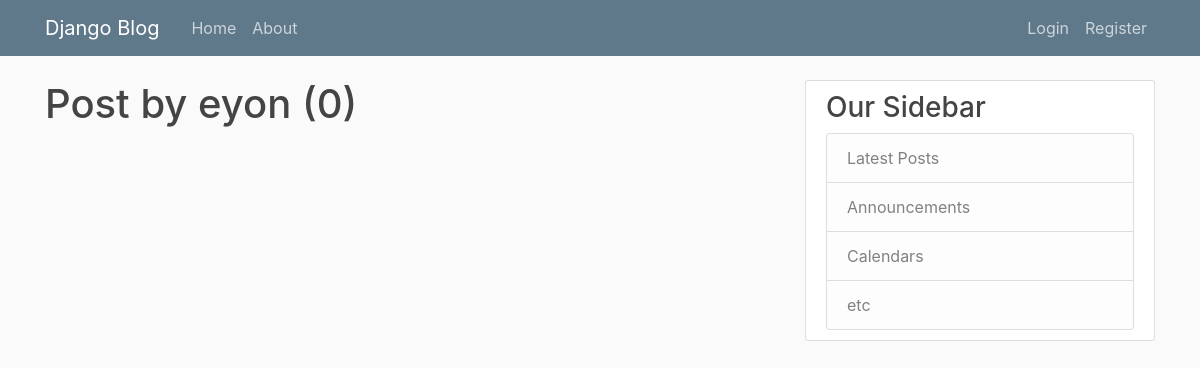
The page /user/eyon on the database as committed earlier.
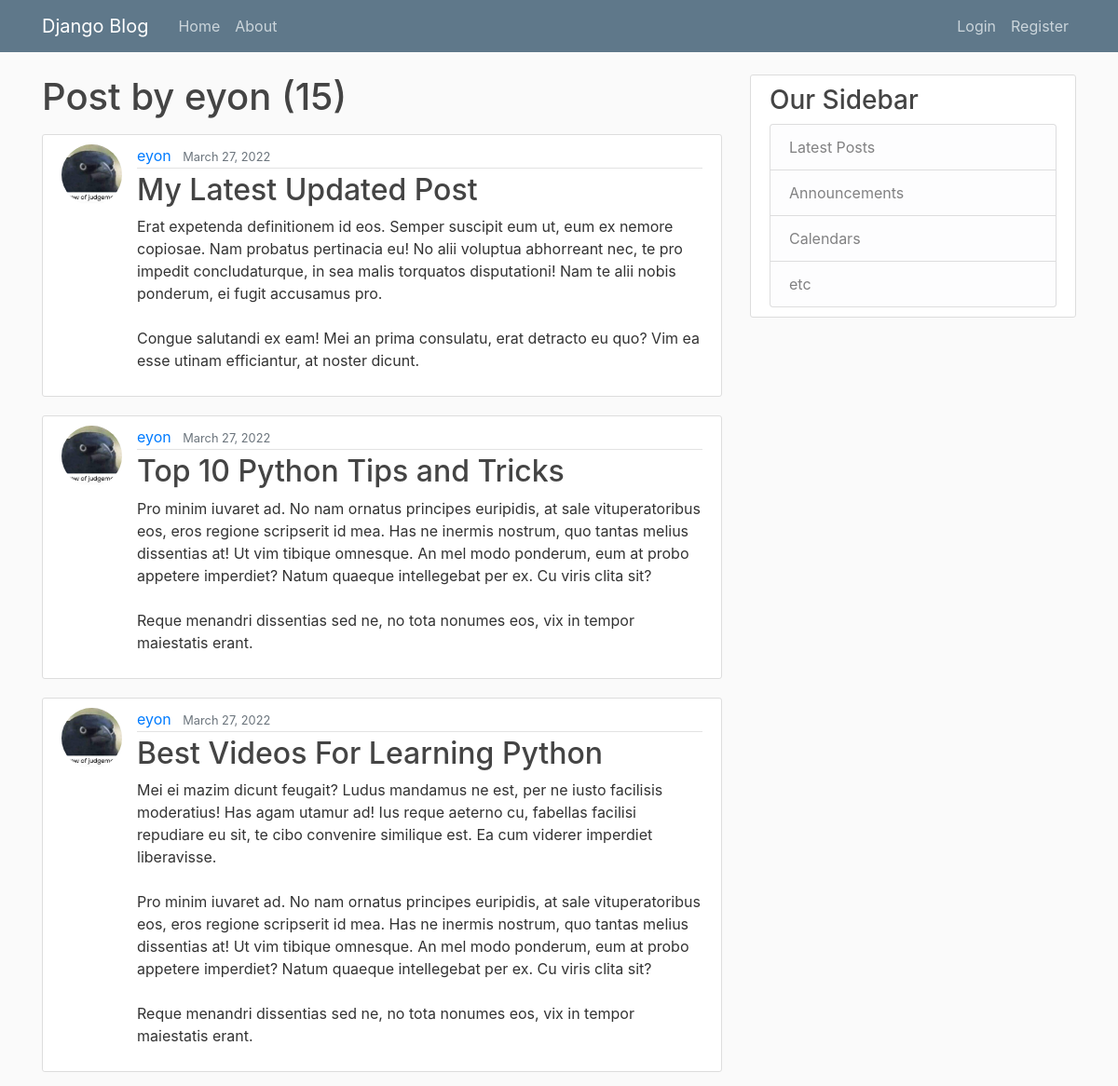
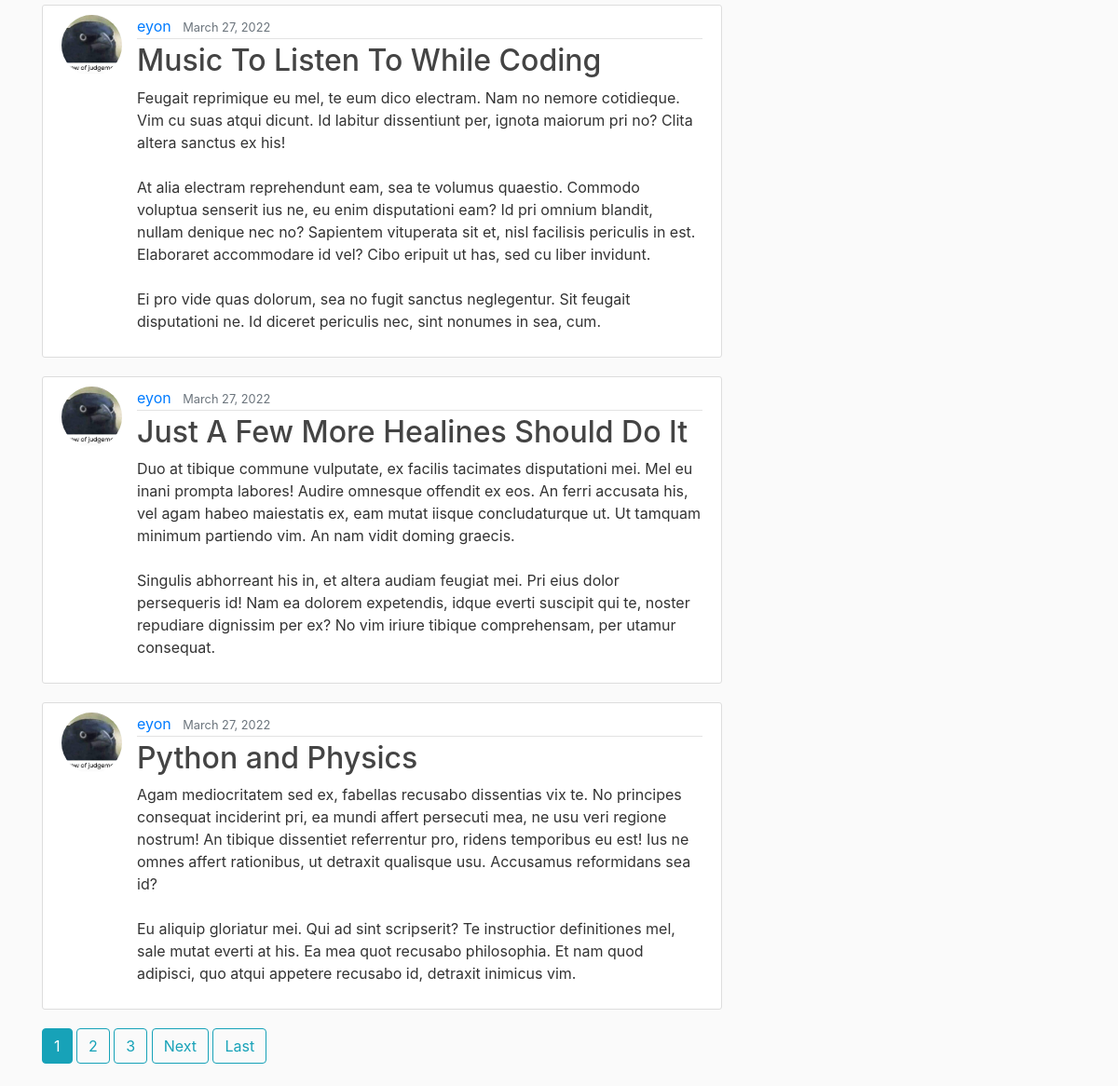
The same page on the database as committed later (2 pictures, top to bottom).
### blog/models.py (models this page shows, shortened)
class Post(models.Model):
    title = models.CharField(max_length=100)
    content = models.TextField()
    post_date = models.DateTimeField(default=timezone.now)
    author = models.ForeignKey(User, on_delete=models.CASCADE)

### users/models.py (models this page shows, shortened)
class Profile(models.Model):
    user = models.OneToOneField(User, on_delete=models.CASCADE)
    image = models.ImageField(default='default.jpg', upload_to='profile_pics')

### blog/views.py (the view)
# urls.py: path('user/<str:username>', UserPostListView.as_view(), name='user-posts'),
class UserPostListView(ListView):
    model = Post
    template_name = 'blog/user_post.html'
    context_object_name = 'posts'
    paginate_by = 6
    def get_queryset(self):
        user = get_object_or_404(User, username=self.kwargs.get('username'))
        return Post.objects.filter(author=user).order_by('-post_date')

### blog/templates/blog/user_post.html (shortened to what this page needs)
{%extends "blog/base.html"%}
{% block content %}
    <h1 class="mb-3">Post by {{ view.kwargs.username }} ({{ page_obj.paginator.count}})</h1>
    {% for post in posts %}
        <article class="media content-section">
            <img class="rounded-circle article-img" src="{{ post.author.profile.image.url }}">
          <div class="media-body">
            <div class="article-metadata">
              <a class="mr-2" href="{% url 'user-posts' post.author.username %}">{{ post.author }}</a>
              <small class="text-muted">{{ post.post_date|date:"F d, Y" }}</small>
            </div>
            <h2><a class="article-title" href="{% url 'post-detail' post.id %}">{{ post.title }}</a></h2>
            <p class="article-content">{{ post.content }}</p>
          </div>
        </article>
    {% endfor %}
    {% if is_paginated %}
        {% for num in page_obj.paginator.page_range %}
            {% if page_obj.number == num %}
                <a class ="btn btn-info mb-4" href="?page={{ num }}">{{ num }}</a>
            {% elif num > page_obj.number|add:'-3' and num < page_obj.number|add:'3' %}
                <a class ="btn btn-outline-info mb-4" href="?page={{ num }}"> {{ num }}</a>
            {% endif %}
        {% endfor %}
        {% if page_obj.has_next %}
            <a class ="btn btn-outline-info mb-4" href="?page={{ page_obj.next_page_number }}">Next</a>
            <a class ="btn btn-outline-info mb-4" href="?page={{ page_obj.paginator.num_pages }}">Last</a>
        {% endif %}
    {% endif %}
{% endblock content %}

### blog/templates/blog/base.html (shortened to what this page needs)
<!DOCTYPE html>
{% load static %}
<html lang="en">
<head>
    <link rel="stylesheet" href="https://maxcdn.bootstrapcdn.com/bootstrap/4.0.0/css/bootstrap.min.css">
    <link rel="stylesheet" type="text/css" href="{% static 'blog_css/main.css' %}">
</head>
<body>
    <header class="site-header">
      <nav class="navbar navbar-expand-md navbar-dark bg-steel fixed-top">
        <div class="container">
          <a class="navbar-brand mr-4" href="{%url 'blog_home'%}">Django Blog</a>
          <div class="collapse navbar-collapse" id="navbarToggle">
            <div class="navbar-nav mr-auto">
              <a class="nav-item nav-link" href="{%url 'blog_home'%}">Home</a>
              <a class="nav-item nav-link" href="{%url 'blog_about'%}">About</a>
            </div>
            <div class="navbar-nav">
                {% if user.is_authenticated %}
                    <a class="nav-item nav-link" href="{% url 'post-create' %}">New Post</a>
                    <a class="nav-item nav-link" href="{% url 'profile' %}">Profile</a>
                    <a class="nav-item nav-link" href="{% url 'logout' %}">Logout</a>
                {% else %}
                    <a class="nav-item nav-link" href="{% url 'login' %}">Login</a>
                    <a class="nav-item nav-link" href="{% url 'register' %}">Register</a>
                {% endif %}
            </div>
          </div>
        </div>
      </nav>
    </header>
    <main role="main" class="container">
      <div class="row">
        <div class="col-md-8">
            {% block content %}{% endblock %}
        </div>
        <div class="col-md-4">
          <div class="content-section">
            <h3>Our Sidebar</h3>
              <ul class="list-group">
                <li class="list-group-item list-group-item-light">Latest Posts</li>
                <li class="list-group-item list-group-item-light">Announcements</li>
                <li class="list-group-item list-group-item-light">Calendars</li>
                <li class="list-group-item list-group-item-light">etc</li>
              </ul>
          </div>
        </div>
      </div>
    </main>
</body>
</html>

### blog/static/blog_css/main.css (style rules this page uses)
body { background: #fafafa; color: #333333; margin-top: 5rem; }
h1, h2, h3, h4, h5, h6 { color: #444444; }
ul { margin: 0; }
.bg-steel { background-color: #5f788a; }
.site-header .navbar-nav .nav-link { color: #cbd5db; }
.content-section { background: #ffffff; padding: 10px 20px; border: 1px solid #dddddd; border-radius: 3px; margin-bottom: 20px; }
.article-title { color: #444444; }
.article-content { white-space: pre-line; }
.article-img { height: 65px; width: 65px; margin-right: 16px; }
.article-metadata { padding-bottom: 1px; margin-bottom: 4px; border-bottom: 1px solid #e3e3e3 }

Rows that differ between the two databases and show on the page:
added Post: author.profile.image (picture), author "eyon", post_date "March 27, 2022", title "My Latest Updated Post", content "Erat expetenda definitionem id eos. Semper suscipit eum ut, eum ex nemore copiosae. Nam probatus pertinacia eu! No alii voluptua abhorreant nec, te pro impedit concludaturque, in sea malis torquatos disputationi! Nam te alii nobis ponderum, ei fugit accusamus pro. Congue salutandi ex eam! Mei an prima consulatu, erat detracto eu quo? Vim ea esse utinam efficiantur, at noster dicunt."
added Post: author.profile.image (picture), author "eyon", post_date "March 27, 2022", title "Top 10 Python Tips and Tricks", content "Pro minim iuvaret ad. No nam ornatus principes euripidis, at sale vituperatoribus eos, eros regione scripserit id mea. Has ne inermis nostrum, quo tantas melius dissentias at! Ut vim tibique omnesque. An mel modo ponderum, eum at probo appetere imperdiet? Natum quaeque intellegebat per ex. Cu viris clita sit? Reque menandri dissentias sed ne, no tota nonumes eos, vix in tempor maiestatis erant."
added Post: author.profile.image (picture), author "eyon", post_date "March 27, 2022", title "Best Videos For Learning Python", content "Mei ei mazim dicunt feugait? Ludus mandamus ne est, per ne iusto facilisis moderatius! Has agam utamur ad! Ius reque aeterno cu, fabellas facilisi repudiare eu sit, te cibo convenire similique est. Ea cum viderer imperdiet liberavisse. Pro minim iuvaret ad. No nam ornatus principes euripidis, at sale vituperatoribus eos, eros regione scripserit id mea. Has ne inermis nostrum, quo tantas melius dissentias at! Ut vim tibique omnesque. An mel modo ponderum, eum at probo appetere imperdiet? Natum quaeque intellegebat per ex. Cu viris clita sit? Reque menandri dissentias sed ne, no tota nonumes eos, vix in tempor maiestatis erant."
added Post: author.profile.image (picture), author "eyon", post_date "March 27, 2022", title "Music To Listen To While Coding", content "Feugait reprimique eu mel, te eum dico electram. Nam no nemore cotidieque. Vim cu suas atqui dicunt. Id labitur dissentiunt per, ignota maiorum pri no? Clita altera sanctus ex his! At alia electram reprehendunt eam, sea te volumus quaestio. Commodo voluptua senserit ius ne, eu enim disputationi eam? Id pri omnium blandit, nullam denique nec no? Sapientem vituperata sit et, nisl facilisis periculis in est. Elaboraret accommodare id vel? Cibo eripuit ut has, sed cu liber invidunt. Ei pro vide quas dolorum, sea no fugit sanctus neglegentur. Sit feugait disputationi ne. Id diceret periculis nec, sint nonumes in sea, cum."
added Post: author.profile.image (picture), author "eyon", post_date "March 27, 2022", title "Just A Few More Healines Should Do It", content "Duo at tibique commune vulputate, ex facilis tacimates disputationi mei. Mel eu inani prompta labores! Audire omnesque offendit ex eos. An ferri accusata his, vel agam habeo maiestatis ex, eam mutat iisque concludaturque ut. Ut tamquam minimum partiendo vim. An nam vidit doming graecis. Singulis abhorreant his in, et altera audiam feugiat mei. Pri eius dolor persequeris id! Nam ea dolorem expetendis, idque everti suscipit qui te, noster repudiare dignissim per ex? No vim iriure tibique comprehensam, per utamur consequat."
added Post: author.profile.image (picture), author "eyon", post_date "March 27, 2022", title "Python and Physics", content "Agam mediocritatem sed ex, fabellas recusabo dissentias vix te. No principes consequat inciderint pri, ea mundi affert persecuti mea, ne usu veri regione nostrum! An tibique dissentiet referrentur pro, ridens temporibus eu est! Ius ne omnes affert rationibus, ut detraxit qualisque usu. Accusamus reformidans sea id? Eu aliquip gloriatur mei. Qui ad sint scripserit? Te instructior definitiones mel, sale mutat everti at his. Ea mea quot recusabo philosophia. Et nam quod adipisci, quo atqui appetere recusabo id, detraxit inimicus vim."
Other text that changed with them:
{{ page_obj.paginator.count }}: "0" → "15"
new list line: "1"
new list line: "2"
new list line: "3"
text now shown: "Next Last"
